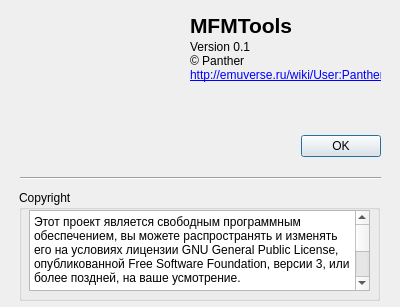
<?xml version="1.0" encoding="UTF-8"?>
<ui version="4.0">
 <class>About</class>
 <widget class="QDialog" name="About">
  <property name="geometry">
   <rect>
    <x>0</x>
    <y>0</y>
    <width>400</width>
    <height>307</height>
   </rect>
  </property>
  <property name="windowTitle">
   <string>Dialog</string>
  </property>
  <widget class="QDialogButtonBox" name="buttonBox">
   <property name="geometry">
    <rect>
     <x>200</x>
     <y>130</y>
     <width>181</width>
     <height>32</height>
    </rect>
   </property>
   <property name="orientation">
    <enum>Qt::Horizontal</enum>
   </property>
   <property name="standardButtons">
    <set>QDialogButtonBox::Ok</set>
   </property>
  </widget>
  <widget class="QLabel" name="label">
   <property name="geometry">
    <rect>
     <x>20</x>
     <y>10</y>
     <width>141</width>
     <height>161</height>
    </rect>
   </property>
   <property name="text">
    <string/>
   </property>
   <property name="pixmap">
    <pixmap resource="resources.qrc">:/icons/libs/icons/Emuverse3.png</pixmap>
   </property>
  </widget>
  <widget class="QLabel" name="label_2">
   <property name="geometry">
    <rect>
     <x>190</x>
     <y>10</y>
     <width>131</width>
     <height>31</height>
    </rect>
   </property>
   <property name="font">
    <font>
     <pointsize>16</pointsize>
     <weight>75</weight>
     <bold>true</bold>
    </font>
   </property>
   <property name="text">
    <string>MFMTools</string>
   </property>
  </widget>
  <widget class="QGroupBox" name="groupBox">
   <property name="geometry">
    <rect>
     <x>19</x>
     <y>190</y>
     <width>361</width>
     <height>111</height>
    </rect>
   </property>
   <property name="title">
    <string>Copyright</string>
   </property>
   <widget class="QPlainTextEdit" name="plainTextEdit">
    <property name="geometry">
     <rect>
      <x>10</x>
      <y>20</y>
      <width>341</width>
      <height>81</height>
     </rect>
    </property>
    <property name="plainText">
     <string notr="true">Этот проект является свободным программным обеспечением, вы можете распространять и изменять его на условиях лицензии GNU General Public License, опубликованной Free Software Foundation, версии 3, или более поздней, на ваше усмотрение.

Программа распространяется в надежде, что она окажется полезной, но БЕЗ КАКИХ-ЛИБО ГАРАНТИЙ, в том числе подразумеваемых гарантий КОММЕРЧЕСКОЙ ЦЕННОСТИ или ПРИГОДНОСТИ ДЛЯ ОПРЕДЕЛЕННЫХ ЦЕЛЕЙ. Подробнее смотрите текст лицензии GNU General Public License.

Копия текста лицензии должна поставляться вместе с программой, в противном случае вы можете найти ее по адресу &lt;http://www.gnu.org/licenses/&gt;

Автор: Panther &lt;http://www.emuverse.ru/wiki/User:Panther&gt;

При создании программы использовались следующие сторонние разработки:

Логотип: символ микросхемы &lt;http://commons.wikimedia.org/wiki/File:Integrated_circuit_icon.svg&gt;, созданный &lt;http://commons.wikimedia.org/wiki/User:Ysangkok&gt;, и распространяемый под лицензией GNU FDL.

Кнопки и значки меню: набор Nuvola by David Vignoni &lt;http://www.icon-king.com/projects/nuvola/&gt;, распространяемый под лицензией GNU LGPL.
</string>
    </property>
   </widget>
  </widget>
  <widget class="Line" name="line">
   <property name="geometry">
    <rect>
     <x>20</x>
     <y>170</y>
     <width>361</width>
     <height>16</height>
    </rect>
   </property>
   <property name="orientation">
    <enum>Qt::Horizontal</enum>
   </property>
  </widget>
  <widget class="QLabel" name="label_3">
   <property name="geometry">
    <rect>
     <x>190</x>
     <y>40</y>
     <width>191</width>
     <height>61</height>
    </rect>
   </property>
   <property name="text">
    <string>&lt;html&gt;&lt;head/&gt;&lt;body&gt;&lt;p&gt;Version 0.1 &lt;br/&gt;© Panther &lt;br/&gt;&lt;a href=&quot;http://emuverse.ru/wiki/User:Panther&quot;&gt;&lt;span style=&quot; text-decoration: underline; color:#0000ff;&quot;&gt;http://emuverse.ru/wiki/User:Panther&lt;/span&gt;&lt;/a&gt;&lt;/p&gt;&lt;/body&gt;&lt;/html&gt;</string>
   </property>
   <property name="alignment">
    <set>Qt::AlignLeading|Qt::AlignLeft|Qt::AlignTop</set>
   </property>
  </widget>
 </widget>
 <resources>
  <include location="resources.qrc"/>
 </resources>
 <connections>
  <connection>
   <sender>buttonBox</sender>
   <signal>accepted()</signal>
   <receiver>About</receiver>
   <slot>accept()</slot>
   <hints>
    <hint type="sourcelabel">
     <x>248</x>
     <y>254</y>
    </hint>
    <hint type="destinationlabel">
     <x>157</x>
     <y>274</y>
    </hint>
   </hints>
  </connection>
  <connection>
   <sender>buttonBox</sender>
   <signal>rejected()</signal>
   <receiver>About</receiver>
   <slot>reject()</slot>
   <hints>
    <hint type="sourcelabel">
     <x>316</x>
     <y>260</y>
    </hint>
    <hint type="destinationlabel">
     <x>286</x>
     <y>274</y>
    </hint>
   </hints>
  </connection>
 </connections>
</ui>
